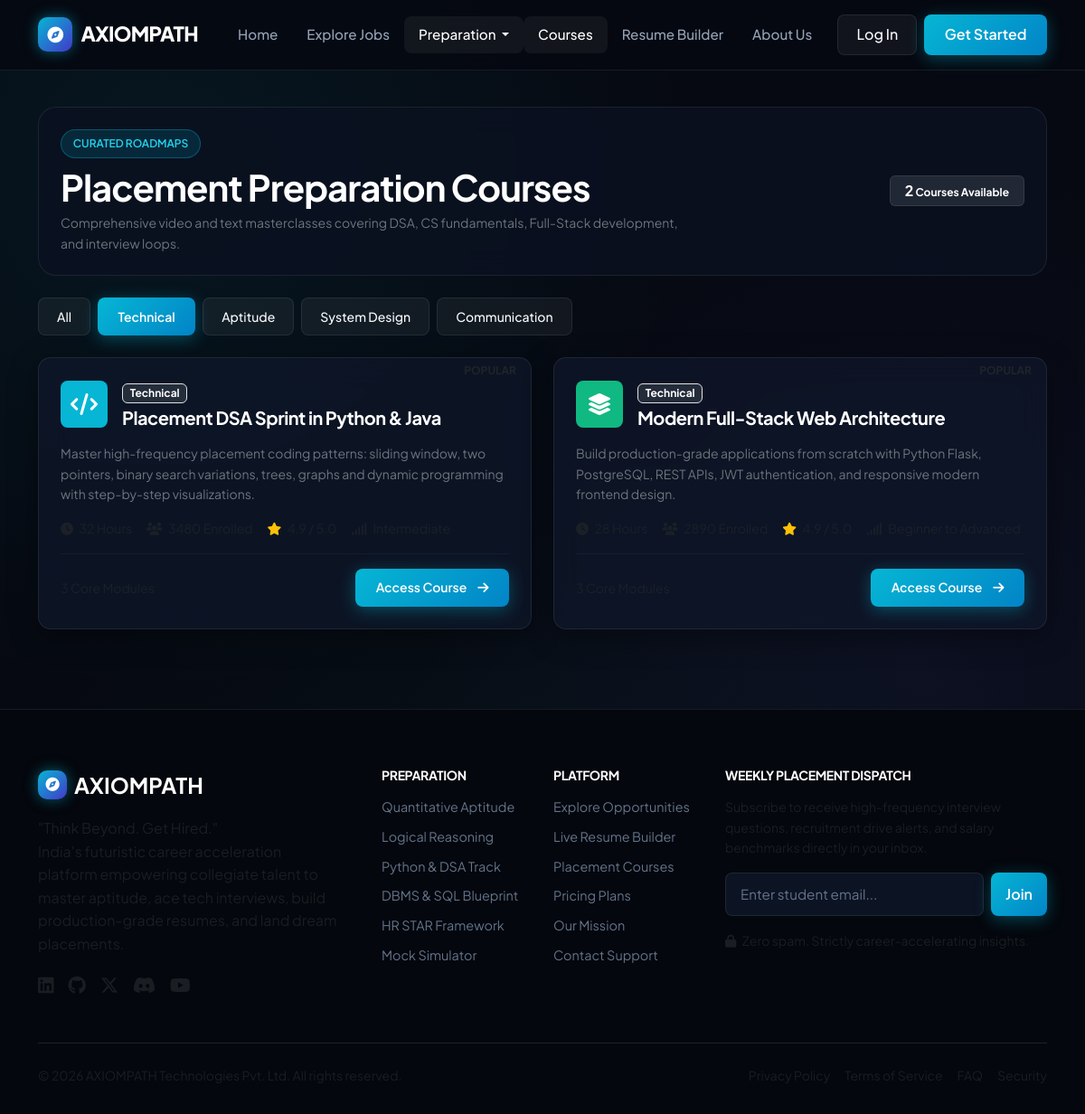
Page /preparation/courses?category=Technical on the committed database.
### models.py (models this page shows)
class Course(db.Model):
    __tablename__ = 'courses'
    id = db.Column(db.Integer, primary_key=True)
    title = db.Column(db.String(180), nullable=False)
    slug = db.Column(db.String(180), nullable=False, unique=True)
    description = db.Column(db.Text, nullable=False)
    category = db.Column(db.String(60), default="Technical")  # Technical, Aptitude, System Design, Communication
    level = db.Column(db.String(40), default="Beginner to Intermediate")
    icon = db.Column(db.String(50), default="fa-code")
    badge_color = db.Column(db.String(30), default="#06b6d4")
    duration_hours = db.Column(db.Integer, default=24)
    enrolled_count = db.Column(db.Integer, default=1240)
    rating = db.Column(db.Float, default=4.8)
    is_popular = db.Column(db.Boolean, default=False)
    created_at = db.Column(db.DateTime, default=get_utc_now)
    lessons = db.relationship('Lesson', backref='course', cascade='all, delete-orphan', order_by='Lesson.order_num', lazy='dynamic')

### routes/preparation.py (the view)
@prep_bp.route('/courses')
def courses():
    all_courses = Course.query.order_by(Course.enrolled_count.desc()).all()
    categories = ['All', 'Technical', 'Aptitude', 'System Design', 'Communication']
    selected_cat = request.args.get('category', 'All')
    if selected_cat != 'All':
        courses_list = [c for c in all_courses if c.category.lower() == selected_cat.lower()]
    else:
        courses_list = all_courses
    return render_template('courses.html', courses=courses_list, categories=categories, selected_category=selected_cat)

### templates/courses.html (shortened to what this page needs)
{% extends "base.html" %}
{% block content %}
<div class="container py-4">
    <div class="glass-panel p-4 mb-4">
        <div class="row align-items-center g-3">
            <div class="col-lg-8">
                <div class="badge-pill-cyan mb-2">CURATED ROADMAPS</div>
                <h2 class="display-6 fw-bold text-white mb-1">Placement Preparation Courses</h2>
                <p class="text-secondary small mb-0">
                    Comprehensive video and text masterclasses covering DSA, CS fundamentals, Full-Stack development, and interview loops.
                </p>
            </div>
            <div class="col-lg-4 text-lg-end">
                <span class="badge bg-secondary bg-opacity-25 text-white border border-secondary border-opacity-25 px-3 py-2">
                    <span class="text-cyan fw-bold fs-6">{{ courses|length }}</span> Courses Available
                </span>
            </div>
        </div>
    </div>
    <div class="d-flex flex-wrap gap-2 mb-4">
        {% for cat in categories %}
            <a href="{{ url_for('preparation.courses', category=cat) }}" class="btn btn-sm {% if selected_category == cat %}btn-cyan{% else %}btn-glass text-secondary{% endif %}">
                {{ cat }}
            </a>
        {% endfor %}
    </div>
    <div class="row g-4">
        {% for c in courses %}
            <div class="col-lg-6">
                <div class="glass-card p-4 h-100 d-flex flex-column justify-content-between position-relative">
                    {% if c.is_popular %}
                        <div class="position-absolute top-0 end-0 bg-cyan text-dark fw-bold px-3 py-1 rounded-bottom-start small" style="font-size: 0.75rem;">
                        </div>
                    {% endif %}
                    <div>
                        <div class="d-flex align-items-center gap-3 mb-3">
                            <div class="rounded-3 d-flex align-items-center justify-content-center text-white fs-4" style="width: 52px; height: 52px; background: {{ c.badge_color }};">
                                <i class="fa-solid {{ c.icon }}"></i>
                            </div>
                            <div>
                                <span class="badge bg-secondary bg-opacity-25 text-cyan small border border-cyan border-opacity-25">{{ c.category }}</span>
                                <h5 class="text-white fw-bold mb-0 mt-1">
                                    <a href="{{ url_for('preparation.course_detail', slug=c.slug) }}" class="text-white hover-cyan">{{ c.title }}</a>
                                </h5>
                            </div>
                        </div>
                        <p class="text-secondary small mb-3">
                            {{ c.description }}
                        </p>
                        <div class="d-flex flex-wrap gap-3 text-muted small mb-3">
                            <span><i class="fa-solid fa-clock text-cyan me-1"></i> {{ c.duration_hours }} Hours</span>
                            <span><i class="fa-solid fa-users text-cyan me-1"></i> {{ c.enrolled_count }} Enrolled</span>
                            <span><i class="fa-solid fa-star text-warning me-1"></i> {{ c.rating }} / 5.0</span>
                            <span><i class="fa-solid fa-signal text-cyan me-1"></i> {{ c.level }}</span>
                        </div>
                    </div>
                    <div class="pt-3 border-top border-secondary border-opacity-10 d-flex justify-content-between align-items-center">
                        <span class="text-muted small">{{ c.lessons.count() }} Core Modules</span>
                        <a href="{{ url_for('preparation.course_detail', slug=c.slug) }}" class="btn btn-cyan btn-sm">
                            Access Course <i class="fa-solid fa-arrow-right ms-1"></i>
                        </a>
                    </div>
                </div>
            </div>
        {% endfor %}
    </div>
</div>
{% endblock %}

### static/css/style.css (style rules this page uses)
:root { --bg-darker: #060911; --bg-dark: #0a0f1d; --bg-card: rgba(15, 23, 42, 0.75); --bg-card-hover: rgba(22, 34, 61, 0.85); --border-color: rgba(255, 255, 255, 0.08); --border-glow: rgba(6, 182, 212, 0.3); --text-primary: #f8fafc; --text-secondary: #94a3b8; --text-muted: #64748b; --cyan-primary: #06b6d4; --cyan-bright: #22d3ee; --cyan-glow: rgba(6, 182, 212, 0.2); --teal-accent: #14b8a6; --teal-glow: rgba(20, 184, 166, 0.2); --indigo-accent: #6366f1; --purple-accent: #8b5cf6; --emerald-accent: #10b981; --amber-accent: #f59e0b; --rose-accent: #f43f5e; --font-sans: 'Plus Jakarta Sans', -apple-system, BlinkMacSystemFont, 'Segoe UI', Roboto, sans-serif; --font-mono: 'JetBrains Mono', monospace; --radius-sm: 8px; --radius-md: 14px; --radius-lg: 20px; --radius-full: 9999px; --shadow-glass: 0 8px 32px 0 rgba(0, 0, 0, 0.37); --shadow-cyan: 0 0 25px rgba(6, 182, 212, 0.25); --shadow-card: 0 10px 30px -10px rgba(0, 0, 0, 0.5); --transition: all 0.25s cubic-bezier(0.16, 1, 0.3, 1); }
*, *::before, *::after { box-sizing: border-box; }
body { font-family: var(--font-sans); background-color: var(--bg-darker); color: var(--text-primary); line-height: 1.6; overflow-x: hidden; min-height: 100vh; display: flex; flex-direction: column; background-image: radial-gradient(circle at 15% 15%, rgba(6, 182, 212, 0.08) 0%, transparent 40%), radial-gradient(circle at 85% 60%, rgba(99, 102, 241, 0.07) 0%, transparent 45%), radial-gradient(circle at 50% 90%, rgba(20, 184, 166, 0.06) 0%, transparent 50%); background-attachment: fixed; }
h1, h2, h3, h4, h5, h6 { color: var(--text-primary); font-weight: 700; letter-spacing: -0.025em; }
a { color: var(--cyan-primary); text-decoration: none; transition: var(--transition); }
.glass-card { background: var(--bg-card); backdrop-filter: blur(16px); -webkit-backdrop-filter: blur(16px); border: 1px solid var(--border-color); border-radius: var(--radius-md); box-shadow: var(--shadow-glass); transition: var(--transition); }
.glass-panel { background: rgba(11, 17, 32, 0.85); backdrop-filter: blur(16px); border: 1px solid var(--border-color); border-radius: var(--radius-lg); }
.btn-cyan { background: linear-gradient(135deg, #06b6d4 0%, #0284c7 100%); color: #ffffff !important; font-weight: 600; border: none; border-radius: var(--radius-sm); padding: 0.65rem 1.4rem; box-shadow: 0 4px 18px rgba(6, 182, 212, 0.35); transition: var(--transition); display: inline-flex; align-items: center; justify-content: center; gap: 0.5rem; }
.btn-glass { background: rgba(255, 255, 255, 0.05); border: 1px solid var(--border-color); color: var(--text-primary) !important; font-weight: 500; border-radius: var(--radius-sm); padding: 0.6rem 1.25rem; transition: var(--transition); }
.badge-pill-cyan { background: rgba(6, 182, 212, 0.15); border: 1px solid rgba(6, 182, 212, 0.35); color: var(--cyan-bright); font-weight: 600; font-size: 0.75rem; padding: 0.35rem 0.8rem; border-radius: var(--radius-full); display: inline-flex; align-items: center; gap: 0.4rem; }

### rows in the picture
Course: category "Technical", title "Placement DSA Sprint in Python & Java", description "Master high-frequency placement coding patterns: sliding window, two pointers, binary search variations, trees, graphs and dynamic programming with step-by-step visualizations."
Course: category "Technical", title "Modern Full-Stack Web Architecture", description "Build production-grade applications from scratch with Python Flask, PostgreSQL, REST APIs, JWT authentication, and responsive modern frontend design."

### other values in the picture
{{ courses|length }} "2"
{{ cat }} "All" "Technical" "Aptitude" "System Design" "Communication"
